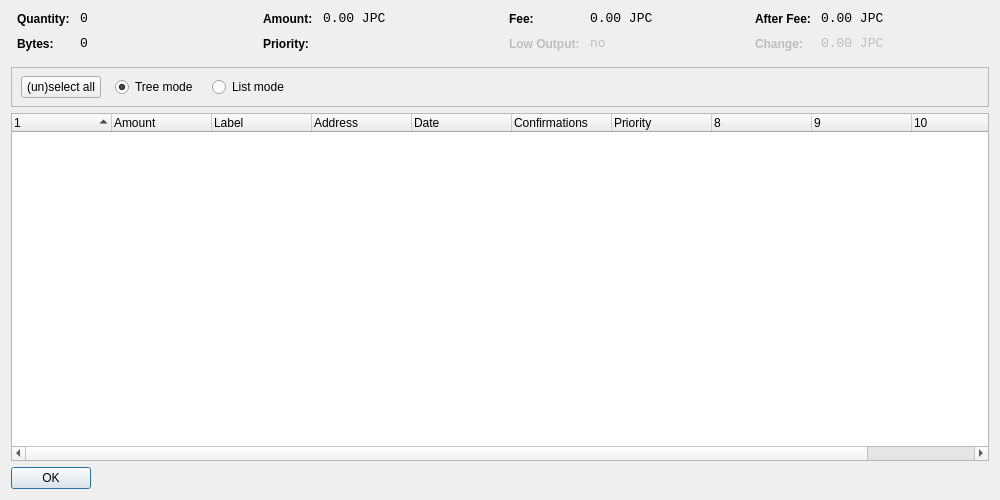
<?xml version="1.0" encoding="UTF-8"?>
<ui version="4.0">
 <class>CoinControlDialog</class>
 <widget class="QDialog" name="CoinControlDialog">
  <property name="geometry">
   <rect>
    <x>0</x>
    <y>0</y>
    <width>1000</width>
    <height>500</height>
   </rect>
  </property>
  <property name="windowTitle">
   <string>Coin Control</string>
  </property>
  <layout class="QVBoxLayout" name="verticalLayout">
   <item>
    <layout class="QHBoxLayout" name="horizontalLayoutTop" stretch="0,0,0,0">
     <property name="topMargin">
      <number>0</number>
     </property>
     <property name="bottomMargin">
      <number>10</number>
     </property>
     <item>
      <layout class="QFormLayout" name="formLayoutCoinControl1">
       <property name="horizontalSpacing">
        <number>10</number>
       </property>
       <property name="verticalSpacing">
        <number>10</number>
       </property>
       <property name="leftMargin">
        <number>6</number>
       </property>
       <property name="rightMargin">
        <number>6</number>
       </property>
       <item row="0" column="0">
        <widget class="QLabel" name="labelCoinControlQuantityText">
         <property name="styleSheet">
          <string notr="true">font-weight:bold;</string>
         </property>
         <property name="text">
          <string>Quantity:</string>
         </property>
        </widget>
       </item>
       <item row="0" column="1">
        <widget class="QLabel" name="labelCoinControlQuantity">
         <property name="font">
          <font>
           <family>Monospace</family>
           <pointsize>10</pointsize>
          </font>
         </property>
         <property name="cursor">
          <cursorShape>IBeamCursor</cursorShape>
         </property>
         <property name="contextMenuPolicy">
          <enum>Qt::ActionsContextMenu</enum>
         </property>
         <property name="text">
          <string>0</string>
         </property>
         <property name="textInteractionFlags">
          <set>Qt::LinksAccessibleByMouse|Qt::TextSelectableByKeyboard|Qt::TextSelectableByMouse</set>
         </property>
        </widget>
       </item>
       <item row="1" column="0">
        <widget class="QLabel" name="labelCoinControlBytesText">
         <property name="styleSheet">
          <string notr="true">font-weight:bold;</string>
         </property>
         <property name="text">
          <string>Bytes:</string>
         </property>
        </widget>
       </item>
       <item row="1" column="1">
        <widget class="QLabel" name="labelCoinControlBytes">
         <property name="font">
          <font>
           <family>Monospace</family>
           <pointsize>10</pointsize>
          </font>
         </property>
         <property name="cursor">
          <cursorShape>IBeamCursor</cursorShape>
         </property>
         <property name="contextMenuPolicy">
          <enum>Qt::ActionsContextMenu</enum>
         </property>
         <property name="text">
          <string>0</string>
         </property>
         <property name="textInteractionFlags">
          <set>Qt::LinksAccessibleByMouse|Qt::TextSelectableByKeyboard|Qt::TextSelectableByMouse</set>
         </property>
        </widget>
       </item>
      </layout>
     </item>
     <item>
      <layout class="QFormLayout" name="formLayoutCoinControl2">
       <property name="horizontalSpacing">
        <number>10</number>
       </property>
       <property name="verticalSpacing">
        <number>10</number>
       </property>
       <property name="leftMargin">
        <number>6</number>
       </property>
       <property name="rightMargin">
        <number>6</number>
       </property>
       <item row="0" column="0">
        <widget class="QLabel" name="labelCoinControlAmountText">
         <property name="styleSheet">
          <string notr="true">font-weight:bold;</string>
         </property>
         <property name="text">
          <string>Amount:</string>
         </property>
        </widget>
       </item>
       <item row="0" column="1">
        <widget class="QLabel" name="labelCoinControlAmount">
         <property name="font">
          <font>
           <family>Monospace</family>
           <pointsize>10</pointsize>
          </font>
         </property>
         <property name="cursor">
          <cursorShape>IBeamCursor</cursorShape>
         </property>
         <property name="contextMenuPolicy">
          <enum>Qt::ActionsContextMenu</enum>
         </property>
         <property name="text">
          <string>0.00 JPC</string>
         </property>
         <property name="textInteractionFlags">
          <set>Qt::LinksAccessibleByMouse|Qt::TextSelectableByKeyboard|Qt::TextSelectableByMouse</set>
         </property>
        </widget>
       </item>
       <item row="1" column="0">
        <widget class="QLabel" name="labelCoinControlPriorityText">
         <property name="styleSheet">
          <string notr="true">font-weight:bold;</string>
         </property>
         <property name="text">
          <string>Priority:</string>
         </property>
        </widget>
       </item>
       <item row="1" column="1">
        <widget class="QLabel" name="labelCoinControlPriority">
         <property name="font">
          <font>
           <family>Monospace</family>
           <pointsize>10</pointsize>
          </font>
         </property>
         <property name="cursor">
          <cursorShape>IBeamCursor</cursorShape>
         </property>
         <property name="contextMenuPolicy">
          <enum>Qt::ActionsContextMenu</enum>
         </property>
         <property name="text">
          <string/>
         </property>
         <property name="textInteractionFlags">
          <set>Qt::LinksAccessibleByMouse|Qt::TextSelectableByKeyboard|Qt::TextSelectableByMouse</set>
         </property>
        </widget>
       </item>
      </layout>
     </item>
     <item>
      <layout class="QFormLayout" name="formLayoutCoinControl3">
       <property name="horizontalSpacing">
        <number>10</number>
       </property>
       <property name="verticalSpacing">
        <number>10</number>
       </property>
       <property name="leftMargin">
        <number>6</number>
       </property>
       <property name="rightMargin">
        <number>6</number>
       </property>
       <item row="0" column="0">
        <widget class="QLabel" name="labelCoinControlFeeText">
         <property name="styleSheet">
          <string notr="true">font-weight:bold;</string>
         </property>
         <property name="text">
          <string>Fee:</string>
         </property>
        </widget>
       </item>
       <item row="0" column="1">
        <widget class="QLabel" name="labelCoinControlFee">
         <property name="font">
          <font>
           <family>Monospace</family>
           <pointsize>10</pointsize>
          </font>
         </property>
         <property name="cursor">
          <cursorShape>IBeamCursor</cursorShape>
         </property>
         <property name="contextMenuPolicy">
          <enum>Qt::ActionsContextMenu</enum>
         </property>
         <property name="text">
          <string>0.00 JPC</string>
         </property>
         <property name="textInteractionFlags">
          <set>Qt::LinksAccessibleByMouse|Qt::TextSelectableByKeyboard|Qt::TextSelectableByMouse</set>
         </property>
        </widget>
       </item>
       <item row="1" column="0">
        <widget class="QLabel" name="labelCoinControlLowOutputText">
         <property name="enabled">
          <bool>false</bool>
         </property>
         <property name="styleSheet">
          <string notr="true">font-weight:bold;</string>
         </property>
         <property name="text">
          <string>Low Output:</string>
         </property>
        </widget>
       </item>
       <item row="1" column="1">
        <widget class="QLabel" name="labelCoinControlLowOutput">
         <property name="enabled">
          <bool>false</bool>
         </property>
         <property name="font">
          <font>
           <family>Monospace</family>
           <pointsize>10</pointsize>
          </font>
         </property>
         <property name="cursor">
          <cursorShape>IBeamCursor</cursorShape>
         </property>
         <property name="contextMenuPolicy">
          <enum>Qt::ActionsContextMenu</enum>
         </property>
         <property name="text">
          <string>no</string>
         </property>
         <property name="textInteractionFlags">
          <set>Qt::LinksAccessibleByMouse|Qt::TextSelectableByKeyboard|Qt::TextSelectableByMouse</set>
         </property>
        </widget>
       </item>
      </layout>
     </item>
     <item>
      <layout class="QFormLayout" name="formLayoutCoinControl4">
       <property name="horizontalSpacing">
        <number>10</number>
       </property>
       <property name="verticalSpacing">
        <number>10</number>
       </property>
       <property name="leftMargin">
        <number>6</number>
       </property>
       <property name="rightMargin">
        <number>6</number>
       </property>
       <item row="0" column="0">
        <widget class="QLabel" name="labelCoinControlAfterFeeText">
         <property name="styleSheet">
          <string notr="true">font-weight:bold;</string>
         </property>
         <property name="text">
          <string>After Fee:</string>
         </property>
        </widget>
       </item>
       <item row="0" column="1">
        <widget class="QLabel" name="labelCoinControlAfterFee">
         <property name="font">
          <font>
           <family>Monospace</family>
           <pointsize>10</pointsize>
          </font>
         </property>
         <property name="cursor">
          <cursorShape>IBeamCursor</cursorShape>
         </property>
         <property name="contextMenuPolicy">
          <enum>Qt::ActionsContextMenu</enum>
         </property>
         <property name="text">
          <string>0.00 JPC</string>
         </property>
         <property name="textInteractionFlags">
          <set>Qt::LinksAccessibleByMouse|Qt::TextSelectableByKeyboard|Qt::TextSelectableByMouse</set>
         </property>
        </widget>
       </item>
       <item row="1" column="0">
        <widget class="QLabel" name="labelCoinControlChangeText">
         <property name="enabled">
          <bool>false</bool>
         </property>
         <property name="styleSheet">
          <string notr="true">font-weight:bold;</string>
         </property>
         <property name="text">
          <string>Change:</string>
         </property>
        </widget>
       </item>
       <item row="1" column="1">
        <widget class="QLabel" name="labelCoinControlChange">
         <property name="enabled">
          <bool>false</bool>
         </property>
         <property name="font">
          <font>
           <family>Monospace</family>
           <pointsize>10</pointsize>
          </font>
         </property>
         <property name="cursor">
          <cursorShape>IBeamCursor</cursorShape>
         </property>
         <property name="contextMenuPolicy">
          <enum>Qt::ActionsContextMenu</enum>
         </property>
         <property name="text">
          <string>0.00 JPC</string>
         </property>
         <property name="textInteractionFlags">
          <set>Qt::LinksAccessibleByMouse|Qt::TextSelectableByKeyboard|Qt::TextSelectableByMouse</set>
         </property>
        </widget>
       </item>
      </layout>
     </item>
    </layout>
   </item>
   <item>
    <widget class="QFrame" name="frame">
     <property name="minimumSize">
      <size>
       <width>0</width>
       <height>40</height>
      </size>
     </property>
     <property name="frameShape">
      <enum>QFrame::StyledPanel</enum>
     </property>
     <property name="frameShadow">
      <enum>QFrame::Sunken</enum>
     </property>
     <widget class="QWidget" name="horizontalLayoutWidget">
      <property name="geometry">
       <rect>
        <x>10</x>
        <y>0</y>
        <width>781</width>
        <height>41</height>
       </rect>
      </property>
      <layout class="QHBoxLayout" name="horizontalLayoutPanel" stretch="0,0,0,0,0">
       <property name="spacing">
        <number>14</number>
       </property>
       <item>
        <widget class="QPushButton" name="pushButtonSelectAll">
         <property name="sizePolicy">
          <sizepolicy hsizetype="Maximum" vsizetype="Fixed">
           <horstretch>0</horstretch>
           <verstretch>0</verstretch>
          </sizepolicy>
         </property>
         <property name="text">
          <string>(un)select all</string>
         </property>
        </widget>
       </item>
       <item>
        <widget class="QRadioButton" name="radioTreeMode">
         <property name="sizePolicy">
          <sizepolicy hsizetype="Maximum" vsizetype="Fixed">
           <horstretch>0</horstretch>
           <verstretch>0</verstretch>
          </sizepolicy>
         </property>
         <property name="text">
          <string>Tree mode</string>
         </property>
         <property name="checked">
          <bool>true</bool>
         </property>
        </widget>
       </item>
       <item>
        <widget class="QRadioButton" name="radioListMode">
         <property name="sizePolicy">
          <sizepolicy hsizetype="Maximum" vsizetype="Fixed">
           <horstretch>0</horstretch>
           <verstretch>0</verstretch>
          </sizepolicy>
         </property>
         <property name="text">
          <string>List mode</string>
         </property>
        </widget>
       </item>
       <item>
        <spacer name="horizontalSpacer">
         <property name="orientation">
          <enum>Qt::Horizontal</enum>
         </property>
         <property name="sizeHint" stdset="0">
          <size>
           <width>40</width>
           <height>20</height>
          </size>
         </property>
        </spacer>
       </item>
      </layout>
     </widget>
    </widget>
   </item>
   <item>
    <widget class="CoinControlTreeWidget" name="treeWidget">
     <property name="contextMenuPolicy">
      <enum>Qt::CustomContextMenu</enum>
     </property>
     <property name="sortingEnabled">
      <bool>false</bool>
     </property>
     <property name="columnCount">
      <number>11</number>
     </property>
     <attribute name="headerShowSortIndicator" stdset="0">
      <bool>true</bool>
     </attribute>
     <attribute name="headerStretchLastSection">
      <bool>false</bool>
     </attribute>
     <column>
      <property name="text">
       <string/>
      </property>
     </column>
     <column>
      <property name="text">
       <string>Amount</string>
      </property>
     </column>
     <column>
      <property name="text">
       <string>Label</string>
      </property>
     </column>
     <column>
      <property name="text">
       <string>Address</string>
      </property>
     </column>
     <column>
      <property name="text">
       <string>Date</string>
      </property>
     </column>
     <column>
      <property name="text">
       <string>Confirmations</string>
      </property>
      <property name="toolTip">
       <string>Confirmed</string>
      </property>
     </column>
     <column>
      <property name="text">
       <string>Priority</string>
      </property>
     </column>
     <column>
      <property name="text">
       <string/>
      </property>
     </column>
     <column>
      <property name="text">
       <string/>
      </property>
     </column>
     <column>
      <property name="text">
       <string/>
      </property>
     </column>
     <column>
      <property name="text">
       <string/>
      </property>
     </column>
    </widget>
   </item>
   <item>
    <widget class="QDialogButtonBox" name="buttonBox">
     <property name="sizePolicy">
      <sizepolicy hsizetype="Maximum" vsizetype="Fixed">
       <horstretch>0</horstretch>
       <verstretch>0</verstretch>
      </sizepolicy>
     </property>
     <property name="orientation">
      <enum>Qt::Horizontal</enum>
     </property>
     <property name="standardButtons">
      <set>QDialogButtonBox::Ok</set>
     </property>
    </widget>
   </item>
  </layout>
 </widget>
 <customwidgets>
  <customwidget>
   <class>CoinControlTreeWidget</class>
   <extends>QTreeWidget</extends>
   <header>coincontroltreewidget.h</header>
  </customwidget>
 </customwidgets>
 <resources/>
 <connections/>
</ui>
